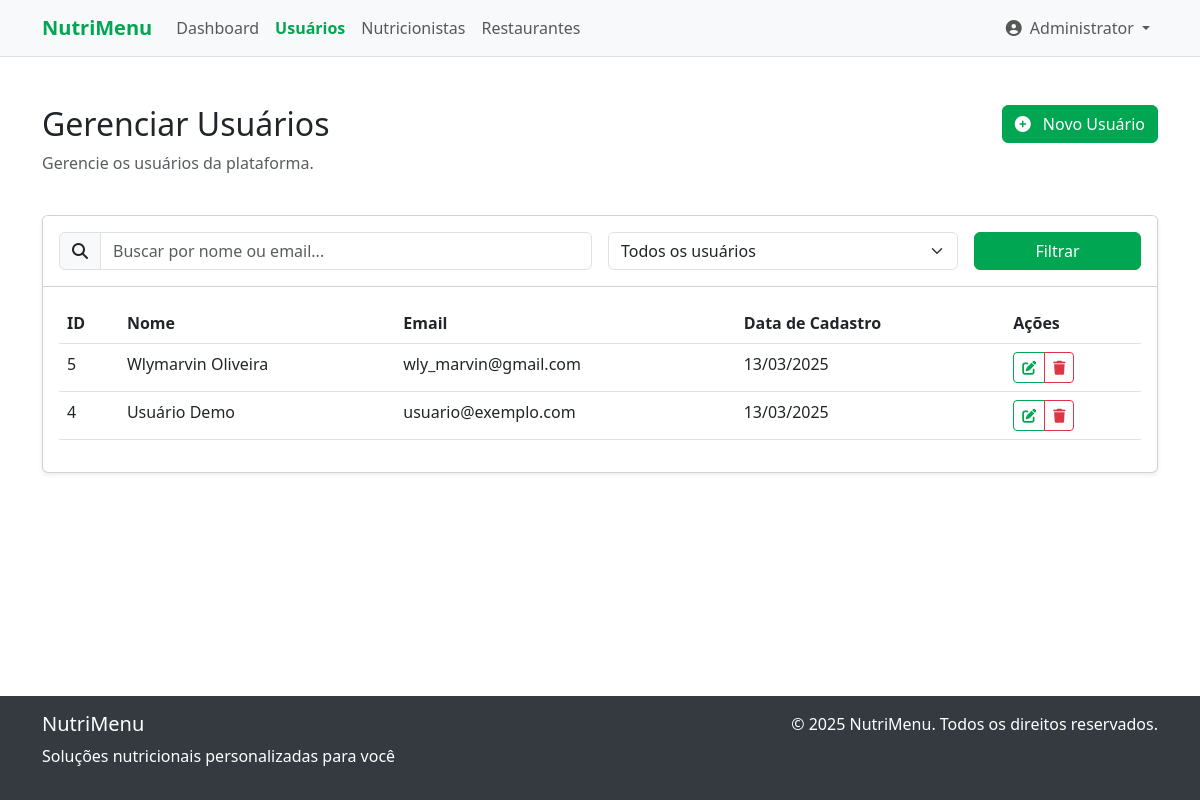
Page /admin/users (signed in) on the committed database.
### tables this page shows
CREATE TABLE users (
    id INTEGER PRIMARY KEY AUTOINCREMENT,
    name TEXT NOT NULL,
    email TEXT NOT NULL UNIQUE,
    password TEXT NOT NULL,
    role TEXT NOT NULL DEFAULT 'user', -- 'admin', 'nutritionist', 'restaurant', 'user'
    created_at DATETIME DEFAULT CURRENT_TIMESTAMP,
    updated_at DATETIME DEFAULT CURRENT_TIMESTAMP
);

### src/controllers/AdminController.php (called while the page is built, shortened)
<?php
require_once __DIR__ . '/../models/User.php';
class AdminController {
    private $userModel;
    public function __construct() {
        $this->userModel = new User();
    }
    public function users() {
        $users = $this->userModel->getAll(['role' => 'user']);
        view('admin/users', [
            'users' => $users
        ]);
    }
}

### public/index.php (called while the page is built, shortened)
<?php
$controllerFiles = glob(__DIR__ . '/../src/controllers/*.php');
foreach ($controllerFiles as $controller) {
    require_once $controller;
}
$route = getCurrentRoute();
list($controller, $method) = explode('::', $routes[$route]);
$controller = new $controller();
$controller->$method();

### src/config/database.php (called while the page is built, shortened)
<?php
class Database
{
    private static $instance = null;
    private $conn;
    private function __construct()
    {
        $dbPath = __DIR__ . '/../../database/nutrition.db';
        try {
            $this->conn = new SQLite3($dbPath);
            $this->conn->enableExceptions(true);
        } catch (Exception $e) {
            die("Database connection error: " . $e->getMessage());
        }
    }
    public static function getInstance()
    {
        if (self::$instance === null) {
            self::$instance = new self();
        }
        return self::$instance;
    }
    public function query($sql, $params = [])
    {
        try {
            $stmt = $this->conn->prepare($sql);
            if (!empty($params)) {
                foreach ($params as $param => $value) {
                    if (is_int($value)) {
                        $stmt->bindValue($param, $value, SQLITE3_INTEGER);
                    } else if (is_float($value)) {
                        $stmt->bindValue($param, $value, SQLITE3_FLOAT);
                    } else if (is_null($value)) {
                        $stmt->bindValue($param, null, SQLITE3_NULL);
                    } else {
                        $stmt->bindValue($param, $value, SQLITE3_TEXT);
                    }
                }
            }
            $result = $stmt->execute();
            return $result;
        } catch (Exception $e) {
            die("Query execution error: " . $e->getMessage());
        }
    }
    public function fetchAll($sql, $params = [])
    {
        $result = $this->query($sql, $params);
        $rows = [];
        while ($row = $result->fetchArray(SQLITE3_ASSOC)) {
            $rows[] = $row;
        }
        return $rows;
    }
}

### src/models/User.php (called while the page is built, shortened)
<?php
require_once __DIR__ . '/../config/database.php';
class User {
    private $db;
    public function __construct() {
        $this->db = Database::getInstance();
    }
    public function getAll($filter = null) {
        $sql = "SELECT * FROM users";
        $params = [];
        if ($filter && isset($filter['role'])) {
            $sql .= " WHERE role = :role";
            $params[':role'] = $filter['role'];
        }
        $sql .= " ORDER BY created_at DESC";
        return $this->db->fetchAll($sql, $params);
    }
}

### src/utils/Formatter.php (called while the page is built, shortened)
<?php
class Formatter {
    public static function formatDate($date) {
        $timestamp = is_numeric($date) ? $date : strtotime($date);
        return date('d/m/Y', $timestamp);
    }
}

### src/views/admin/users.php (the view, shortened to what this page needs)
<div class="container my-5">
    <div class="row mb-4">
        <div class="col-md-8">
            <h2>Gerenciar Usuários</h2>
            <p class="text-muted">Gerencie os usuários da plataforma.</p>
        </div>
        <div class="col-md-4 text-md-end">
            <a href="/admin/users/create" class="btn btn-primary">
                <i class="fas fa-plus-circle me-2"></i> Novo Usuário
            </a>
        </div>
    </div>
    <div class="row">
        <div class="col-12">
            <div class="card shadow-sm">
                <div class="card-header bg-white py-3">
                    <form class="row g-3" method="GET" action="/admin/users">
                        <div class="col-md-6">
                            <div class="input-group">
                                <span class="input-group-text"><i class="fas fa-search"></i></span>
                                <input type="text" class="form-control" name="search" value="<?= $_GET['search'] ?? '' ?>" placeholder="Buscar por nome ou email...">
                            </div>
                        </div>
                        <div class="col-md-4">
                            <select class="form-select" name="status">
                                <option value="">Todos os usuários</option>
                            </select>
                        </div>
                        <div class="col-md-2">
                            <button type="submit" class="btn btn-primary w-100">Filtrar</button>
                        </div>
                    </form>
                </div>
                <div class="card-body">
                    <?php if (empty($users)): ?>
                        <div class="text-center py-5">
                            <i class="fas fa-users fa-3x text-muted mb-3"></i>
                            <h5>Nenhum usuário encontrado</h5>
                            <p class="text-muted">Tente ajustar seus filtros de busca ou adicione um novo usuário.</p>
                        </div>
                    <?php else: ?>
                        <div class="table-responsive">
                            <table class="table table-hover">
                                <thead>
                                    <tr>
                                        <th>ID</th>
                                        <th>Nome</th>
                                        <th>Email</th>
                                        <th>Data de Cadastro</th>
                                        <th>Ações</th>
                                    </tr>
                                </thead>
                                <tbody>
                                    <?php foreach ($users as $user): ?>
                                        <tr>
                                            <td><?= $user['id'] ?></td>
                                            <td><?= $user['name'] ?></td>
                                            <td><?= $user['email'] ?></td>
                                            <td><?= Formatter::formatDate($user['created_at']) ?></td>
                                            <td>
                                                <div class="btn-group btn-group-sm">
                                                    <a href="/admin/users/edit?id=<?= $user['id'] ?>" class="btn btn-outline-primary" title="Editar">
                                                        <i class="fas fa-edit"></i>
                                                    </a>
                                                    <button type="button" class="btn btn-outline-danger" title="Excluir" data-bs-toggle="modal" data-bs-target="#deleteModal<?= $user['id'] ?>">
                                                        <i class="fas fa-trash"></i>
                                                    </button>
                                                </div>
                                            </td>
                                        </tr>
                                    <?php endforeach; ?>
                                </tbody>
                            </table>
                        </div>
                    <?php endif; ?>
                </div>
            </div>
        </div>
    </div>
</div>

### public/css/styles.css (style rules this page uses)
:root { --primary-color: #00a651; --secondary-color: #007bff; --dark-color: #343a40; --light-color: #f8f9fa; }
body { font-family: 'Segoe UI', Tahoma, Geneva, Verdana, sans-serif; min-height: 100vh; display: flex; flex-direction: column; }
.btn-primary { background-color: var(--primary-color); border-color: var(--primary-color); }
.btn-outline-primary { color: var(--primary-color); border-color: var(--primary-color); }

### rows in the picture
users: id "5", name "Wlymarvin Oliveira", email "wly_marvin@gmail.com", created_at "13/03/2025"
users: id "4", name "Usuário Demo", email "usuario@exemplo.com", created_at "13/03/2025"

### other values in the picture
APP_NAME "NutriMenu"
$currentUser['name'] "Administrator"
